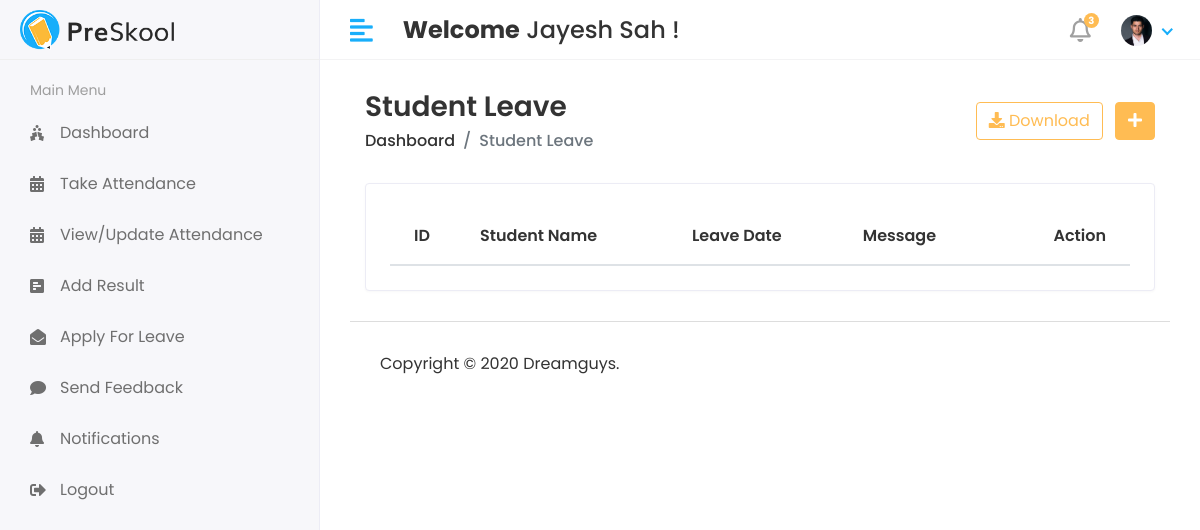
The page /Hod/Student/Leave_View (signed in) on the database as committed earlier.
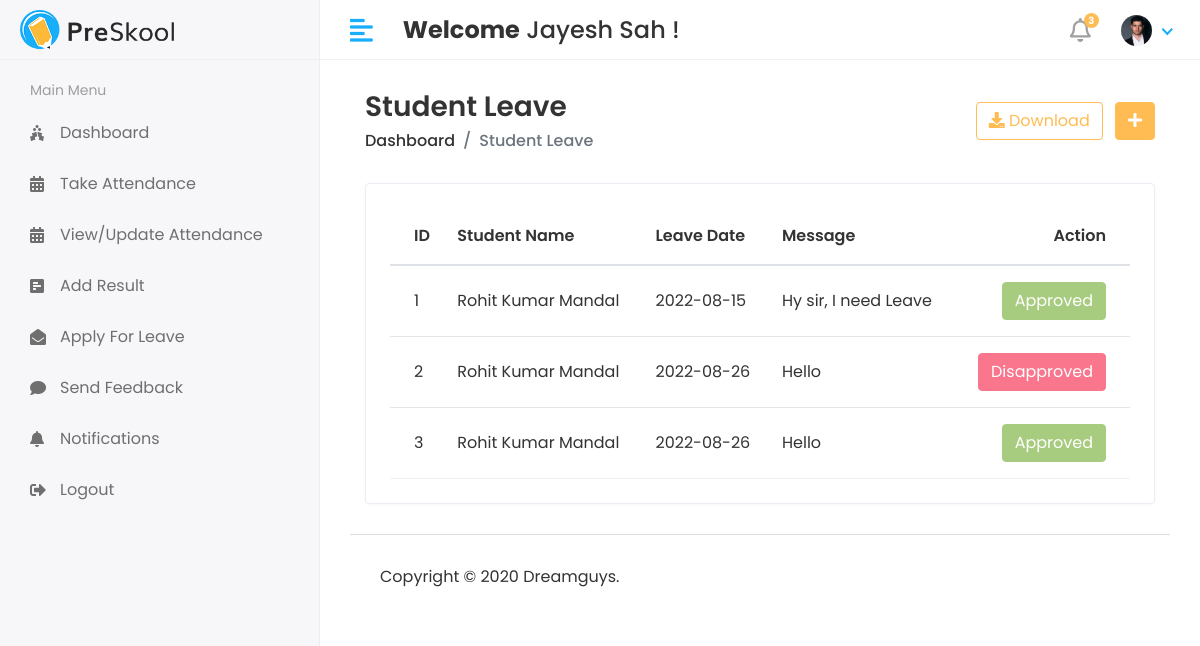
The same page on the database as committed later.
### app/models.py (models this page shows, shortened)
class Student_Leave(models.Model):
    student_id = models.ForeignKey(Student,on_delete=models.CASCADE)
    date = models.CharField(max_length=100)
    message = models.TextField()
    status = models.IntegerField(null=True,default=0)
    created_at = models.DateTimeField(auto_now_add=True)
    updated_at = models.DateTimeField(auto_now_add=True)

class Student(models.Model):
    admin = models.OneToOneField(CustomUser,on_delete=models.CASCADE)
    middle_name =models.CharField(max_length=100,default=True)
    address = models.TextField()
    gender = models.CharField(max_length=100)
    course_id = models.ForeignKey(Course,on_delete=models.DO_NOTHING)
    session_id = models.ForeignKey(SessionYear,on_delete=models.DO_NOTHING)
    created_at = models.DateTimeField(auto_now_add=True,null=True)
    updated_at = models.DateTimeField(auto_now=True)

class CustomUser(AbstractUser):
    USER = (
        (1,'HOD'),
        (2, 'STAFF'),
        (3, 'STUDENT'),
    )
    user_type = models.CharField(choices=USER,max_length=50,default=1)
    profile_pic = models.ImageField(upload_to='media/profile_pic')

### studentmanagementsystem/Hod_View.py (the view)
# urls.py: path('Hod/Student/Leave_View', Hod_View.Student_Leave_View, name="student_save_leave_view"),
@login_required(login_url='/')
def Student_Leave_View(request):
    student_leave = Student_Leave.objects.all()
    context = {
        'student_leave': student_leave
    }
    return render(request,'Hod/student_leave.html',context)

### templates/Hod/student_leave.html (shortened to what this page needs)
{% extends 'base.html' %}
{% block content %}
{% load static %}
<div class="content container-fluid">
               <div class="page-header">
                  <div class="row align-items-center">
                     <div class="col">
                        <h3 class="page-title">Student Leave</h3>
                        <ul class="breadcrumb">
                           <li class="breadcrumb-item"><a href="index.html">Dashboard</a></li>
                           <li class="breadcrumb-item active">Student Leave</li>
                        </ul>
                     </div>
                     <div class="col-auto text-right float-right ml-auto">
                        <a href="#" class="btn btn-outline-primary mr-2"><i class="fas fa-download"></i> Download</a>
                        <a href="add-student.html" class="btn btn-primary"><i class="fas fa-plus"></i></a>
                     </div>
                  </div>
               </div>
               <div class="row">
                  <div class="col-sm-12">
                     <div class="card card-table">
                        <div class="card-body">
                           <div class="table-responsive">
                              <table id="table_id" class="table table-hover table-center mb-0">
                                 <thead>
                                    <tr>
                                       <th>ID</th>
                                       <th>Student Name</th>
                                        <th>Leave Date</th>
                                       <th>Message</th>
                                       <th class="text-right">Action</th>
                                    </tr>
                                 </thead>
                                 <tbody>
                                 {% for i in student_leave %}
                                    <tr>
                                       <td>{{i.id}}</td>
                                       <td>{{i.student_id.admin.first_name}}&nbsp;{{i.student_id.middle_name}}&nbsp;{{i.student_id.admin.last_name}}</td>
                                       <td>{{i.date}}</td>
                                       <td>{{i.message}}</td>
                                       <td class="text-right">
                                          <div class="actions">
                                             {% if i.status == 0 %}
                                             <a href="{% url 'student_approve_leave' i.id %}" class="btn btn-success">Approved</a>
                                              <a href="{% url 'student_dis_approve_leave' i.id %}" class="btn btn-danger">Disapproved</a>
                                             {% elif i.status == 1 %}
                                              <button class="btn btn-success" disabled="disabled">Approved</button>
                                             {% else %}
                                            <button class="btn btn-danger" disabled="disabled">Disapproved</button>
                                             {% endif %}
                                          </div>
                                       </td>
                                    </tr>
                                 {% endfor %}
                                 </tbody>
                              </table>
                           </div>
                        </div>
                     </div>
                  </div>
               </div>
            </div>
{% endblock %}

Rows that differ between the two databases and show on the page:
added Student_Leave: id "1", student_id.admin.first_name "Rohit", student_id.middle_name "Kumar", student_id.admin.last_name "Mandal", date "2022-08-15", message "Hy sir, I need Leave", status "Approved"
added Student_Leave: id "2", student_id.admin.first_name "Rohit", student_id.middle_name "Kumar", student_id.admin.last_name "Mandal", date "2022-08-26", message "Hello", status "Disapproved"
added Student_Leave: id "3", student_id.admin.first_name "Rohit", student_id.middle_name "Kumar", student_id.admin.last_name "Mandal", date "2022-08-26", message "Hello", status "Approved"
